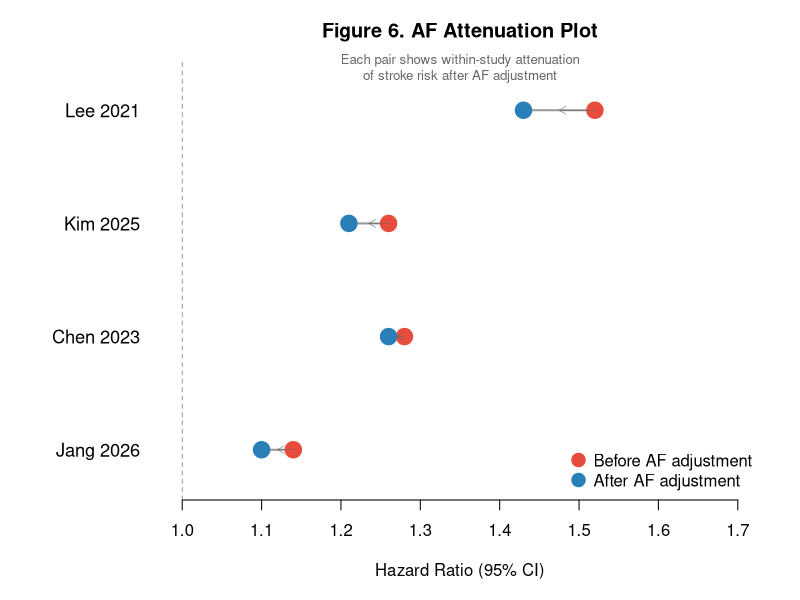
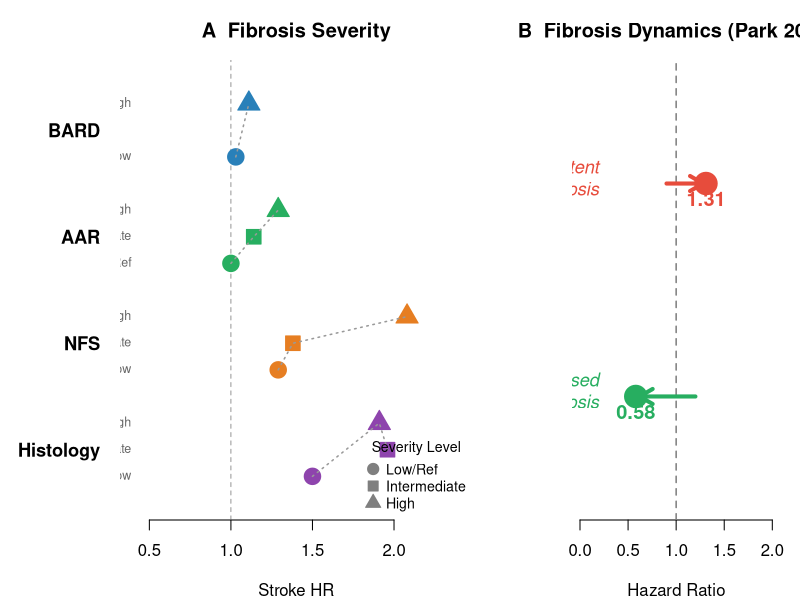

Here is the R script that generated these plots, in order:
# ============================================================
# Figure 6: AF Attenuation Plot
# Figure 7: Fibrosis Severity + Dynamics (Panel A + Panel B)
# 2026-06-20
# ============================================================
library(readxl)

# ============================================================
# Figure 6 — AF Attenuation Plot
# ============================================================
# Data: within-study HR before vs after AF adjustment
# 用户提供的四项示例数据；后续可替换为完整提取数据

af_data <- data.frame(
  Study     = c("Lee 2021", "Kim 2025", "Chen 2023", "Jang 2026"),
  HR_before = c(1.52, 1.26, 1.28, 1.14),
  HR_after  = c(1.43, 1.21, 1.26, 1.10),
  stringsAsFactors = FALSE
)

# Reverse order for top-down display
af_data$Study <- factor(af_data$Study, levels = rev(af_data$Study))

# --- Figure 6: Attnuation plot ---
tiff("figures/Figure6_AF_attenuation.tiff",
     width = 10, height = 5, units = "in", res = 300)

par(mar = c(5, 8, 3, 2))

plot(NA, NA,
     xlim = c(1.0, 1.7), ylim = c(0.7, nrow(af_data) + 0.3),
     xlab = "Hazard Ratio (95% CI)",
     ylab = "", yaxt = "n",
     main = "Figure 6. AF Attenuation Plot",
     bty = "n", las = 1)

# Reference line at HR = 1
abline(v = 1, col = "gray50", lty = 2, lwd = 0.8)

# Plot each study
cols_before <- "#E74C3C"  # red (before AF)
cols_after  <- "#2980B9"  # blue (after AF)

for (i in 1:nrow(af_data)) {
  y <- nrow(af_data) - i + 1

  # Connecting line
  segments(af_data$HR_before[i], y, af_data$HR_after[i], y,
           col = "gray60", lwd = 2)

  # Before AF point (red, filled)
  points(af_data$HR_before[i], y, pch = 21, cex = 2.2,
         bg = cols_before, col = cols_before)

  # After AF point (blue, filled)
  points(af_data$HR_after[i], y, pch = 21, cex = 2.2,
         bg = cols_after, col = cols_after)

  # Small arrow indicator
  arrows(af_data$HR_before[i], y,
         mean(c(af_data$HR_before[i], af_data$HR_after[i])), y,
         length = 0.08, col = "gray40", lwd = 0.5)
}

# Y-axis labels
axis(2, at = 1:nrow(af_data), labels = levels(af_data$Study),
     las = 1, tick = FALSE, cex.axis = 1.1)

# Legend
legend("bottomright",
       legend = c("Before AF adjustment", "After AF adjustment"),
       pch = 21, pt.bg = c(cols_before, cols_after),
       col = c(cols_before, cols_after),
       pt.cex = 1.8, bty = "n", cex = 1.0)

# Annotation
mtext("Each pair shows within-study attenuation\nof stroke risk after AF adjustment",
      side = 3, line = -1.2, cex = 0.8, col = "gray40")

dev.off()
message("Figure 6: figures/Figure6_AF_attenuation.tiff")

cat("\n========== Figure 6 (AF Attenuation) 完成 ==========\n")
cat("使用数据:\n")
print(af_data)
cat("如需更新数据，修改 af_data 后重新运行\n")

# ============================================================
# Figure 7 — Fibrosis Severity + Dynamics (2 panels)
# ============================================================

# --- Panel A: Fibrosis Severity Gradient ---
fibrosis_data <- data.frame(
  Tool   = c("Histology", "Histology", "Histology",
             "NFS",      "NFS",      "NFS",
             "AAR",      "AAR",      "AAR",
             "BARD",     "BARD"),
  Level  = c("Low", "Intermediate", "High",
             "Low", "Intermediate", "High",
             "Ref", "Intermediate", "High",
             "Low", "High"),
  HR     = c(1.50, 1.96, 1.91,
             1.29, 1.38, 2.08,
             1.00, 1.14, 1.29,
             1.03, 1.11),
  stringsAsFactors = FALSE
)

# --- Panel B: Fibrosis Dynamics (Park 2022) ---
park_dynamics <- data.frame(
  Status = c("Regressed fibrosis", "Persistent fibrosis"),
  HR     = c(0.58, 1.31),
  stringsAsFactors = FALSE
)

# ============================================================
# Draw Figure 7
# ============================================================
tiff("figures/Figure7_fibrosis_severity_dynamics.tiff",
     width = 12, height = 7, units = "in", res = 300)

layout(matrix(1:2, nrow = 1), widths = c(1.6, 1))
par(mar = c(4, 6, 3, 1))

# ---------- Panel A: Severity Gradient ----------
par(mar = c(4, 6, 3, 1))

# Assign Y positions by tool group
tools <- c("BARD", "AAR", "NFS", "Histology")
tool_y <- setNames(seq(4, 1, by = -1), tools)

# Level offsets within each tool
level_offset <- c("Low" = -0.25, "Ref" = -0.25, "Intermediate" = 0, "High" = 0.25)

fibrosis_data$y <- tool_y[fibrosis_data$Tool] + level_offset[fibrosis_data$Level]

# Color by tool
tool_cols <- c("Histology" = "#8E44AD", "NFS" = "#E67E22",
               "AAR" = "#27AE60", "BARD" = "#2980B9")
fibrosis_data$col <- tool_cols[fibrosis_data$Tool]

# Level shapes
level_pch <- c("Low" = 21, "Ref" = 21, "Intermediate" = 22, "High" = 24)
fibrosis_data$pch <- level_pch[fibrosis_data$Level]

plot(NA, NA,
     xlim = c(0.4, 2.4), ylim = c(0.5, 4.5),
     xlab = "Stroke HR",
     ylab = "", yaxt = "n",
     main = "A  Fibrosis Severity",
     bty = "n", las = 1)

# Reference line
abline(v = 1, col = "gray50", lty = 2, lwd = 0.8)

# Tool group labels
axis(2, at = tool_y, labels = names(tool_y),
     las = 1, tick = FALSE, cex.axis = 1.1, font = 2)

# Level labels (slightly offset left)
text(x = 0.45, y = fibrosis_data$y,
     labels = fibrosis_data$Level,
     cex = 0.75, col = "gray40", pos = 2)

# Plot points
for (i in 1:nrow(fibrosis_data)) {
  points(fibrosis_data$HR[i], fibrosis_data$y[i],
         pch = fibrosis_data$pch[i], cex = 2.2,
         bg = fibrosis_data$col[i], col = fibrosis_data$col[i])
}

# Connecting lines within each tool
for (t in tools) {
  sub <- fibrosis_data[fibrosis_data$Tool == t, ]
  sub <- sub[order(sub$HR), ]
  if (nrow(sub) > 1) {
    lines(sub$HR, sub$y, col = "gray60", lwd = 1.5, lty = 3)
  }
}

# Legend
legend("bottomright",
       legend = c("Low/Ref", "Intermediate", "High"),
       pch = c(21, 22, 24),
       pt.bg = "gray50", col = "gray50",
       pt.cex = 1.5, bty = "n", cex = 0.85,
       title = "Severity Level")

# ---------- Panel B: Fibrosis Dynamics (Park 2022) ----------
par(mar = c(4, 4, 3, 1))

park_dynamics$y <- c(1.5, 2.5)

plot(NA, NA,
     xlim = c(0, 2), ylim = c(1, 3),
     xlab = "Hazard Ratio",
     ylab = "", yaxt = "n",
     main = "B  Fibrosis Dynamics (Park 2022)",
     bty = "n", las = 1)

# Reference line
abline(v = 1, col = "gray50", lty = 2, lwd = 1.5)

# Regressed: green arrow pointing left (protective)
arrows(1.2, 1.5, 0.62, 1.5, length = 0.15, col = "#27AE60", lwd = 4, lty = 1)
points(0.58, 1.5, pch = 21, cex = 3, bg = "#27AE60", col = "#27AE60")
text(0.58, 1.5, "0.58", pos = 1, cex = 1.2, font = 2, col = "#27AE60")

# Persistent: red arrow pointing right (risk)
arrows(0.9, 2.5, 1.28, 2.5, length = 0.15, col = "#E74C3C", lwd = 4, lty = 1)
points(1.31, 2.5, pch = 21, cex = 3, bg = "#E74C3C", col = "#E74C3C")
text(1.31, 2.5, "1.31", pos = 1, cex = 1.2, font = 2, col = "#E74C3C")

# Labels
text(0.3, 1.5, "Regressed\nfibrosis", cex = 1.1, font = 3, col = "#27AE60", pos = 2)
text(0.3, 2.5, "Persistent\nfibrosis", cex = 1.1, font = 3, col = "#E74C3C", pos = 2)

# Annotation
text(1.0, 0.8, "← Protective    |    Risk →", cex = 0.85, col = "gray50")

dev.off()
message("Figure 7: figures/Figure7_fibrosis_severity_dynamics.tiff")

cat("\n========== Figure 7 (Fibrosis) 完成 ==========\n")
cat("Panel A 数据:\n")
print(fibrosis_data)
cat("\nPanel B 数据:\n")
print(park_dynamics)
cat("\n如需更新数据，修改 fibrosis_data / park_dynamics 后重新运行\n")
cat("\n全部完成。\n")
